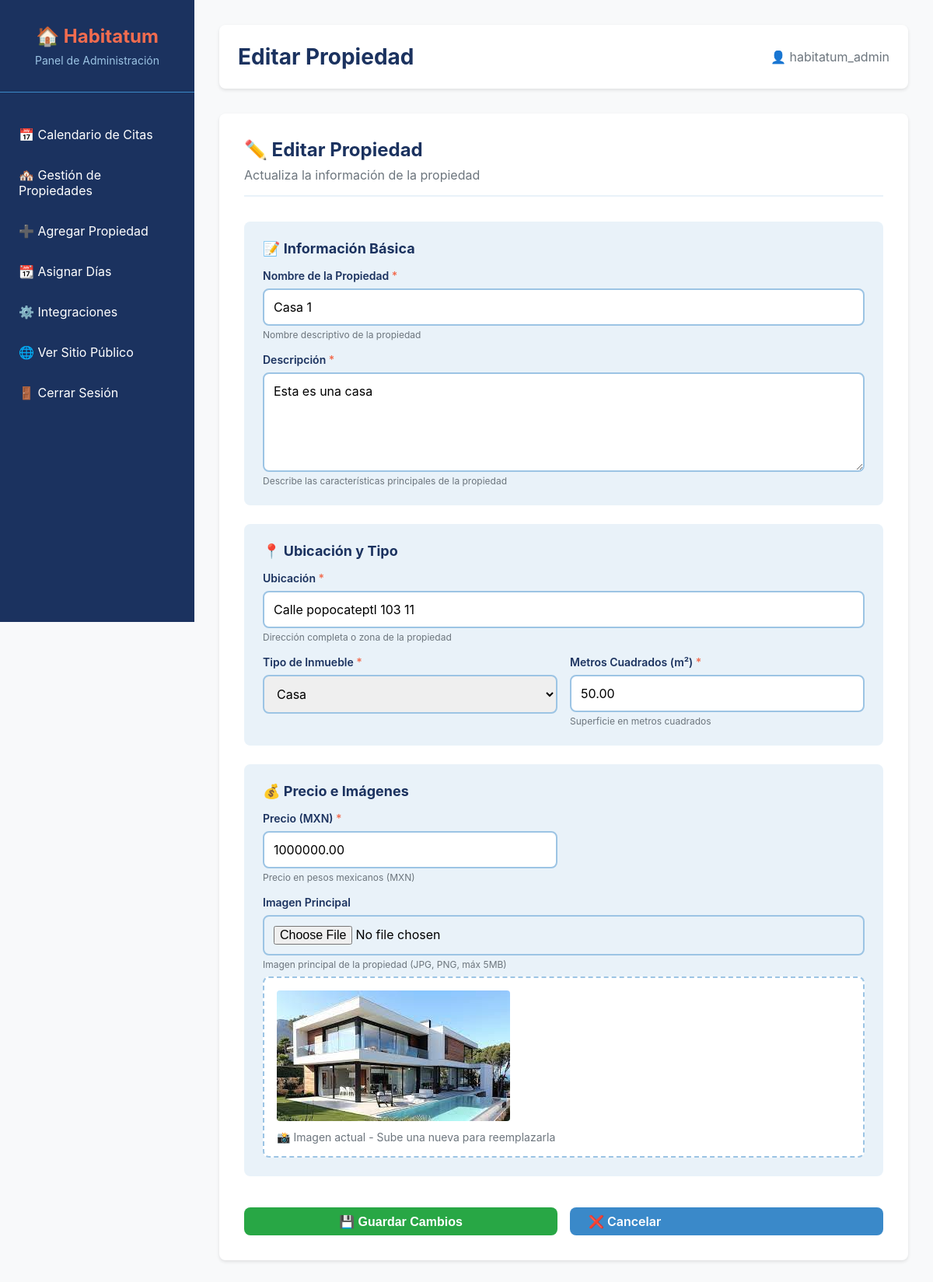
The page /panel/propiedades/editar/1/ (signed in) on the database its author committed.
### properties/models.py (models this page shows, shortened)
class Property(models.Model):
    PROPERTY_TYPES = [
        ('casa', 'Casa'),
        ('departamento', 'Departamento'),
        ('terreno', 'Terreno'),
        ('local', 'Local Comercial'),
    ]
    nombre = models.CharField(max_length=200, verbose_name="Nombre de la Propiedad")
    descripcion = models.TextField(verbose_name="Descripción")
    metros_cuadrados = models.DecimalField(
        max_digits=10,
        decimal_places=2,
        validators=[MinValueValidator(0)],
        verbose_name="Metros Cuadrados (m²)"
    )
    tipo_inmueble = models.CharField(
        max_length=50,
        choices=PROPERTY_TYPES,
        verbose_name="Tipo de Inmueble"
    )
    ubicacion = models.CharField(max_length=300, verbose_name="Ubicación")
    precio = models.DecimalField(
        max_digits=12,
        decimal_places=2,
        validators=[MinValueValidator(0)],
        verbose_name="Precio"
    )
    imagen_principal = models.ImageField(
        upload_to='properties/',
        verbose_name="Imagen Principal"
    )
    is_visible = models.BooleanField(
        default=True,
        verbose_name="Visible en el sitio público"
    )
    fecha_creacion = models.DateTimeField(auto_now_add=True)
    fecha_actualizacion = models.DateTimeField(auto_now=True)
    class Meta:
        verbose_name = "Propiedad"
        verbose_name_plural = "Propiedades"
        ordering = ['-fecha_creacion']

### dashboard/views.py (the view)
# urls.py: path('propiedades/editar/<int:pk>/', views.property_update_view, name='property_update'),
@login_required(login_url='dashboard:login')
def property_update_view(request, pk):
    propiedad = get_object_or_404(Property, pk=pk)
    if request.method == 'POST':
        form = PropertyForm(request.POST, request.FILES, instance=propiedad)
        if form.is_valid():
            propiedad_actualizada = form.save()
            imagenes_adicionales = request.FILES.getlist('imagenes_adicionales')
            if imagenes_adicionales:
                orden_maximo = PropertyImage.objects.filter(
                    property=propiedad
                ).count()
                for index, imagen in enumerate(imagenes_adicionales):
                    PropertyImage.objects.create(
                        property=propiedad_actualizada,
                        imagen=imagen,
                        orden=orden_maximo + index + 1
                    )
            imagenes_a_eliminar = request.POST.getlist('eliminar_imagenes')
            if imagenes_a_eliminar:
                PropertyImage.objects.filter(
                    id__in=imagenes_a_eliminar
                ).delete()
            messages.success(
                request,
                f'Propiedad "{propiedad_actualizada.nombre}" actualizada exitosamente.', extra_tags='alert alert-success'
            )
            return redirect('dashboard:property_list')
        else:
            messages.error(
                request,
                'Por favor corrige los errores en el formulario.', extra_tags='alert alert-danger'
            )
    else:
        form = PropertyForm(instance=propiedad)
    imagenes_existentes = propiedad.imagenes.all().order_by('orden')
    contexto = {
        'form': form,
        'propiedad': propiedad,
        'imagenes_existentes': imagenes_existentes,
        'accion': 'Editar',
        'titulo_pagina': f'Editar - {propiedad.nombre}'
    }
    return render(request, 'admin/property_form.html', contexto)

### templates/admin/property_form.html (shortened to what this page needs)
{% extends 'admin_base.html' %}
{% block page_title %}{% if propiedad %}Editar{% else %}Nueva{% endif %} Propiedad{% endblock %}
{% block content %}
<div class="form-container">
    <div class="form-header">
        <h3>
            {% if propiedad %}
            ✏️ Editar Propiedad
            {% else %}
            ➕ Nueva Propiedad
            {% endif %}
        </h3>
        <p>
            {% if propiedad %}
            Actualiza la información de la propiedad
            {% else %}
            Completa todos los campos para agregar una nueva propiedad al catálogo
            {% endif %}
        </p>
    </div>
    <form method="post" enctype="multipart/form-data" class="property-form">
        <div class="form-section">
            <h4>📝 Información Básica</h4>
            <div class="form-row">
                <div class="form-group full-width">
                    <label for="{{ form.nombre.id_for_label }}">
                        {{ form.nombre.label }} <span class="required">*</span>
                    </label>
                    {{ form.nombre }}
                    <span class="help-text">Nombre descriptivo de la propiedad</span>
                </div>
                <div class="form-group full-width">
                    <label for="{{ form.descripcion.id_for_label }}">
                        {{ form.descripcion.label }} <span class="required">*</span>
                    </label>
                    {{ form.descripcion }}
                    <span class="help-text">Describe las características principales de la propiedad</span>
                </div>
            </div>
        </div>
        <div class="form-section">
            <h4>📍 Ubicación y Tipo</h4>
            <div class="form-row">
                <div class="form-group full-width">
                    <label for="{{ form.ubicacion.id_for_label }}">
                        {{ form.ubicacion.label }} <span class="required">*</span>
                    </label>
                    {{ form.ubicacion }}
                    <span class="help-text">Dirección completa o zona de la propiedad</span>
                </div>
                <div class="form-group">
                    <label for="{{ form.tipo_inmueble.id_for_label }}">
                        {{ form.tipo_inmueble.label }} <span class="required">*</span>
                    </label>
                    {{ form.tipo_inmueble }}
                </div>
                <div class="form-group">
                    <label for="{{ form.metros_cuadrados.id_for_label }}">
                        {{ form.metros_cuadrados.label }} <span class="required">*</span>
                    </label>
                    {{ form.metros_cuadrados }}
                    <span class="help-text">Superficie en metros cuadrados</span>
                </div>
            </div>
        </div>
        <div class="form-section">
            <h4>💰 Precio e Imágenes</h4>
            <div class="form-row">
                <div class="form-group">
                    <label for="{{ form.precio.id_for_label }}">
                        {{ form.precio.label }} <span class="required">*</span>
                    </label>
                    {{ form.precio }}
                    <span class="help-text">Precio en pesos mexicanos (MXN)</span>
                </div>
                <div class="form-group full-width">
                    <label for="{{ form.imagen_principal.id_for_label }}">
                        {{ form.imagen_principal.label }}
                    </label>
                    {{ form.imagen_principal }}
                    <span class="help-text">Imagen principal de la propiedad (JPG, PNG, máx 5MB)</span>
                    {% if  propiedad and propiedad.imagen_principal %}
                    <div class="current-image">
                        <img src="{{ propiedad.imagen_principal.url }}" alt="Imagen actual">
                        <p>📸 Imagen actual - Sube una nueva para reemplazarla</p>
                    </div>
                    {% endif %}
                </div>
            </div>
        </div>
        <div class="form-actions">
            <button type="submit" class="btn btn-success">
                {% if propiedad %}
                💾 Guardar Cambios
                {% else %}
                ✅ Crear Propiedad
                {% endif %}
            </button>
            <a href="{% url 'dashboard:property_list' %}" class="btn btn-secondary">
                ❌ Cancelar
            </a>
        </div>
    </form>
</div>
{% endblock %}

### templates/admin_base.html (shortened to what this page needs)
{% load humanize %}
<!DOCTYPE html>
<html lang="es">
<head>
</head>
<body>
    <div class="admin-layout">
        <aside class="admin-sidebar">
            <div class="admin-logo">
                <h1>🏠 Habitatum</h1>
                <p>Panel de Administración</p>
            </div>
            <ul class="admin-menu">
                <li><a href="{% url 'dashboard:calendar' %}">📅 Calendario de Citas</a></li>
                <li><a href="{% url 'dashboard:property_list' %}">🏘️ Gestión de Propiedades</a></li>
                <li><a href="{% url 'dashboard:property_create' %}">➕ Agregar Propiedad</a></li>
                <li><a href="{% url 'dashboard:assign_days' %}">📆 Asignar Días</a></li>
                <li><a href="{% url 'integrations:settings' %}">⚙️ Integraciones</a></li>
                <li><a href="{% url 'core:home' %}">🌐 Ver Sitio Público</a></li>
                <li><a href="{% url 'dashboard:logout' %}">🚪 Cerrar Sesión</a></li>
            </ul>
        </aside>
        <main class="admin-main">
            <div class="admin-header">
                <h2>{% block page_title %}Panel de Administración{% endblock %}</h2>
                <div class="admin-user">
                    <span>👤 {{ user.username }}</span>
                </div>
            </div>
            {% block content %}
            {% endblock %}
        </main>
    </div>
</body>
</html>

### templates/admin_base.html (style rules this page uses)
* { margin: 0; padding: 0; box-sizing: border-box; }
:root { --azul-oscuro: #1B325F; --azul-medio: #9CC4E4; --beige: #E9F2F9; --azul-claro: #3A89C9; --naranja: #F26C4F; --verde: #28a745; --amarillo: #ffc107; --rojo: #dc3545; --negro: #000000; --blanco: #ffffff; --gris-claro: #f8f9fa; --gris-medio: #6c757d; --fuente-principal: -apple-system, BlinkMacSystemFont, 'Segoe UI', Roboto, sans-serif; }
body { font-family: var(--fuente-principal); background-color: var(--gris-claro); color: var(--negro); }
.admin-layout { display: flex; min-height: 100vh; }
.admin-sidebar { width: 250px; background-color: var(--azul-oscuro); color: var(--blanco); padding: 2rem 0; position: fixed; height: 100vh; overflow-y: auto; }
.admin-logo { text-align: center; padding: 0 1rem 2rem; border-bottom: 1px solid var(--azul-claro); margin-bottom: 2rem; }
.admin-logo h1 { color: var(--naranja); font-size: 1.5rem; margin-bottom: 0.5rem; }
.admin-logo p { color: var(--azul-medio); font-size: 0.875rem; }
.admin-menu { list-style: none; }
.admin-menu li { margin-bottom: 0.5rem; }
.admin-menu a { display: block; padding: 0.75rem 1.5rem; color: var(--blanco); text-decoration: none; transition: all 0.3s ease; }
.admin-main { flex: 1; margin-left: 250px; padding: 2rem; }
.admin-header { background-color: var(--blanco); padding: 1.5rem; border-radius: 8px; box-shadow: 0 2px 4px rgba(0,0,0,0.1); margin-bottom: 2rem; display: flex; justify-content: space-between; align-items: center; }
.admin-header h2 { color: var(--azul-oscuro); font-size: 1.75rem; }
.admin-user { display: flex; align-items: center; gap: 1rem; }
.admin-user span { color: var(--gris-medio); }
.btn { display: inline-block; padding: 0.5rem 1.5rem; border-radius: 8px; text-decoration: none; font-weight: 600; transition: all 0.3s ease; cursor: pointer; border: none; font-size: 1rem; }
.btn-secondary { background-color: var(--azul-claro); color: var(--blanco); }
.btn-success { background-color: var(--verde); color: var(--blanco); }

### templates/admin/property_form.html (style rules this page uses)
.form-container { background-color: var(--blanco); border-radius: 8px; box-shadow: 0 2px 4px rgba(0,0,0,0.1); padding: 2rem; max-width: 900px; margin: 0 auto; }
.form-header { margin-bottom: 2rem; padding-bottom: 1rem; border-bottom: 2px solid var(--beige); }
.form-header h3 { color: var(--azul-oscuro); font-size: 1.5rem; margin-bottom: 0.5rem; }
.form-header p { color: var(--gris-medio); }
.property-form { display: flex; flex-direction: column; gap: 1.5rem; }
.form-section { padding: 1.5rem; background-color: var(--beige); border-radius: 8px; }
.form-section h4 { color: var(--azul-oscuro); margin-bottom: 1rem; font-size: 1.125rem; display: flex; align-items: center; gap: 0.5rem; }
.form-row { display: grid; grid-template-columns: repeat(auto-fit, minmax(250px, 1fr)); gap: 1rem; }
.form-group { display: flex; flex-direction: column; }
.form-group.full-width { grid-column: 1 / -1; }
.form-group label { color: var(--azul-oscuro); font-weight: 600; margin-bottom: 0.5rem; font-size: 0.875rem; }
.form-group label .required { color: var(--naranja); }
.form-group input, .form-group select, .form-group textarea { padding: 0.75rem; border: 2px solid var(--azul-medio); border-radius: 8px; font-size: 1rem; font-family: inherit; transition: border-color 0.3s ease; }
.form-group textarea { min-height: 120px; resize: vertical; }
.form-group .help-text { font-size: 0.75rem; color: var(--gris-medio); margin-top: 0.25rem; }
.current-image { margin-top: 0.5rem; padding: 1rem; background-color: var(--blanco); border-radius: 8px; border: 2px dashed var(--azul-medio); }
.current-image img { max-width: 100%; max-height: 200px; border-radius: 4px; }
.current-image p { color: var(--gris-medio); font-size: 0.875rem; margin-top: 0.5rem; }
.form-actions { display: flex; gap: 1rem; padding-top: 1rem; }
.form-actions button, .form-actions a { flex: 1; }

### rows shown on the page
Property: nombre "Casa 1", descripcion "Esta es una casa", ubicacion "Calle popocateptl 103 11", tipo_inmueble "Casa", metros_cuadrados "50.00", precio "1000000.00", imagen_principal (picture)

### other values the page prints
{{ user.username }} "habitatum_admin"
